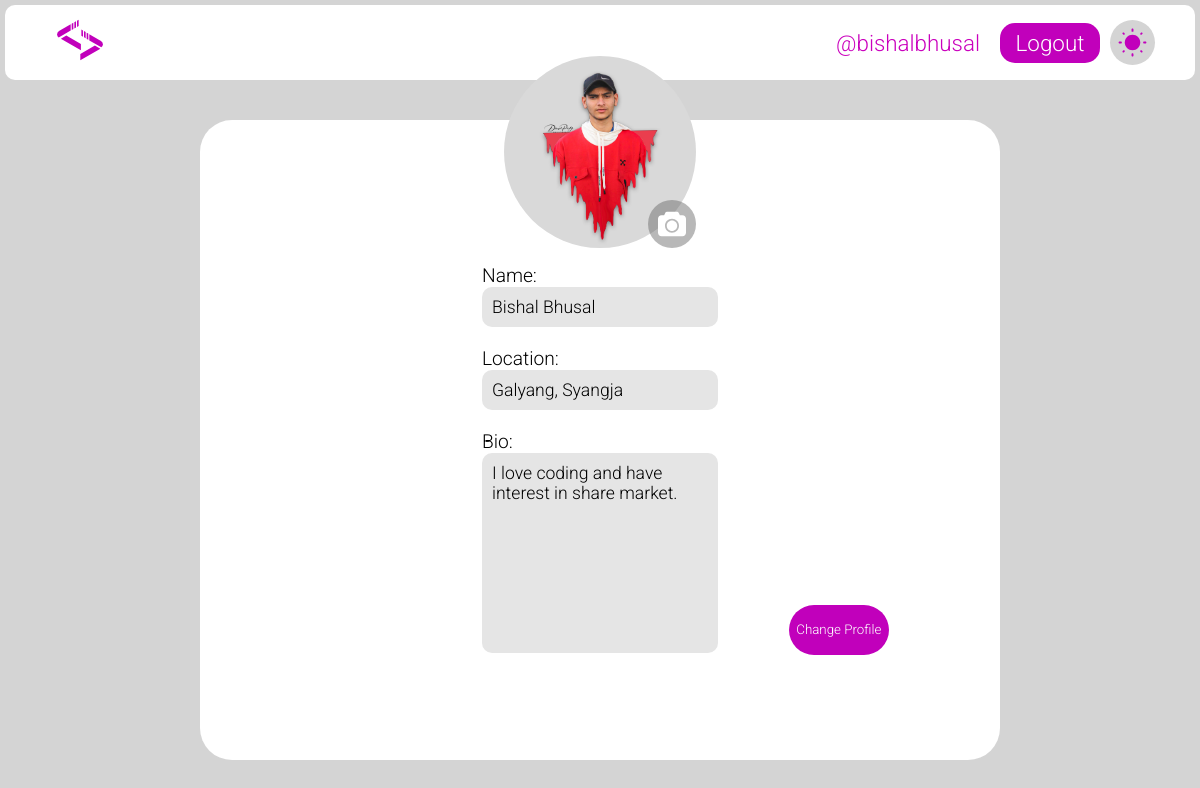
Page /profile/editprofile/bishalbhusal/ (signed in) on the committed database.
### accounts/models.py (models this page shows, shortened)
class UserAccount(AbstractUser):
    full_name = models.CharField(max_length=100, blank=True, null=True)
    profile_pic = models.ImageField(upload_to="profile_photo/", default="default_profile_photo.jpg")
    location = models.CharField(max_length = 256, blank=True)
    age = models.IntegerField(blank=True,  null=True)
    bio = models.TextField(blank=True, null=True)
    following = models.ManyToManyField('self', blank=True, related_name="followers", symmetrical=False)

### accounts/views.py (the view, shortened to what this page needs)
# urls.py: path('editprofile/<str:userid>/', views.getedit_profilepage, name="edit_profilepage")
@login_required(login_url='login_page')
def getedit_profilepage(request, userid):
    try:
        user = User.objects.get(username = userid)
        if user == request.user:
            return render(request, 'accounts/edit_profilepage.html', {"user" : user})
        else:
            return redirect("homepage")
    except Exception as e:
        print("An error occurred:", e)

### accounts/templates/accounts/edit_profilepage.html (shortened to what this page needs)
{% extends 'base.html' %}
{% load static %}
{% block stylesheet %}
<link rel="stylesheet" href="{% static 'css/edit_profilepage.css' %}" />
{% endblock %}
{% block content %}
{% include 'header.html' %}
<main class="profile-page">
  <div class="content">
    <div class="content__cover">
      <div class="content__avatar">
        <img src="/media/{{user.profile_pic}}" alt="Profile_Pic"></img>
      </div>
    </div>
    <form class="content__title center" method="post" enctype="multipart/form-data">
      <p>Name:</p>
      <input type="text" value="{{ user.full_name }}" required name="full_name">
      <p>Location:</p>
      <input type="text" value='{{user.location}}' name = "location" required>
      <p>Bio:</p>
      <textarea class="content__description" name="bio" required>{{user.bio}}</textarea>
      <button type="submit">Change Profile</button>
      <label for="photo_upload" class="center photo_upload_button">
        <img src="{% static 'equipments/website_icons/profilepage/camera.svg' %}" alt="camera icon">
      </label>
    </form>
  </div>
</main>
{% endblock %}

### templates/header.html (shortened to what this page needs)
{% load static %}
<header>
  <nav>
    <a href="/">
      <img
        src="{% static 'equipments/ConnectCodes_LOGO.svg' %}"
        alt="LOGO"
        height="50px"/>
    </a>
    <div class="profile_box">
      {% if request.user.is_authenticated %}
        <a href="{% url 'profilepage'%}?profile={{ request.user.username }}" class="username">@{{ request.user.username }}</a>
        <a href="{% url 'logoutuser' %}" class="logout_button">Logout</a>
        {% else %}
        <a href="{% url 'loginpage' %}" class="logout_button">Login</a>
        {% endif %}
        <label for="theme_selection" class="theme_box">
          <img src="{% static 'equipments/website_icons/homepage/sun.svg' %}" alt="Sun Icon" class="sun active">
        </label>
    </div>
  </nav>
</header>

### static/css/base.css (style rules this page uses)
:root { --background-theme:#d4d4d4; --navbar-background:#d7d7d7; --searchbox-background: #e5e5e5; --searchbox-text: #d0d0d0; --theme-text:#000000; --button-background:#c100bb; --username-text:#ca00bd; --mainboxes-background: #ffffff; --box-innertext: #ffffff; }
* { margin:0px; padding:0px; box-sizing: border-box; font-family: "Roboto", sans-serif; font-weight: 300; color: var(--theme-text); }
.center { display:flex; justify-content: center; align-items: center; }
body { height:100vh; width:100vw; max-height:100vh; max-width:100vw; padding:5px; color:var(--theme-text); background-color: var(--background-theme); }

### static/css/header.css (style rules this page uses)
header { min-height:60px; width:100vw; margin: auto; position: fixed; padding:5px; top:0px; left: 0px; z-index: 50; }
nav { height:100%; padding:0 40px; display:flex; justify-content: space-between; align-items: center; background-color: var(--mainboxes-background); border-radius: 10px; }
nav a { color:var(--theme-text); font-size: 1.4em; margin:10px; text-decoration: none; }
.username { color:var(--username-text); }
.profile_box { display: flex; align-items: center; }
.profile_box>.logout_button { display: inline-flex; justify-content: center; align-items: center; height:40px; width:100px; border-radius: 15px; background-color: var(--button-background); color:var(--box-innertext); }
.theme_box { position:relative; height:45px; width:45px; display:flex; justify-content: center; align-items: center; background-color: var(--background-theme); border-radius: 50%; }
.theme_box>img { height:70%; width:70%; position:absolute; transform:scale(0) rotateZ(0); transition: transform 0.3s ease }
.theme_box>.active { transform:scale(1) rotateZ(360deg); }

### static/css/edit_profilepage.css (style rules this page uses)
.profile-page { display: flex; height: calc(100vh - 10px); padding-top: 5rem; }
.profile-page .content { max-width: 800px; width: 100%; padding: 2rem; margin: auto; height: 80vh; display: flex; flex-direction: column; position: relative; background: var(--mainboxes-background); border-radius: 2rem; z-index: 50; }
.profile-page .content__cover { position: relative; background: linear-gradient(150deg, #1d8cf8 20%, #3358f4 100%); }
.profile-page .content__avatar { height: 12rem; width: 12rem; position: absolute; bottom: 0; left: 50%; z-index: 2; transform: translate(-50%, 50%); border-radius: 50%; }
.content__avatar > img { height: 100%; width: 100%; border-radius: inherit; object-fit: cover; object-position: center center; }
.photo_upload_button { height: 3rem; width: 3rem; padding:10px; position: absolute; bottom: 0; top: 5rem; left: 56%; z-index: 5; background-color: rgba(103, 103, 103, 0.468); border-radius: 50%; }
.photo_upload_button>img { height:100%; width: 100%; }
.content__title { margin-top: 4.5rem; padding-top: 4.5rem; text-align: center; order: 1; flex-direction: column; align-items: flex-start; padding: 40px 250px; }
.content__title > p { font-size: 1.2em; }
.content__title > input { height: 40px; width: 100%; margin-bottom: 20px; color: var(--theme-text); background-color: var(--searchbox-background); border: none; padding-left: 10px; font-size: 1.1em; border-radius: 10px; }
.content__description { height: 200px; width: 100%; padding-top: 10px;; resize: none; background-color: var(--searchbox-background); border: none; padding-left: 10px; font-size: 1.1em; border-radius: 10px; }
button[type="submit"] { background-color: var(--button-background); border: none; color:white; height:50px; width:100px; position:relative; left:130%; bottom:11%; border-radius: 50px; cursor:pointer; }

### rows in the picture
UserAccount: user.username "bishalbhusal", profile_pic (picture), full_name "Bishal Bhusal", location "Galyang, Syangja", bio "I love coding and have interest in share market."
